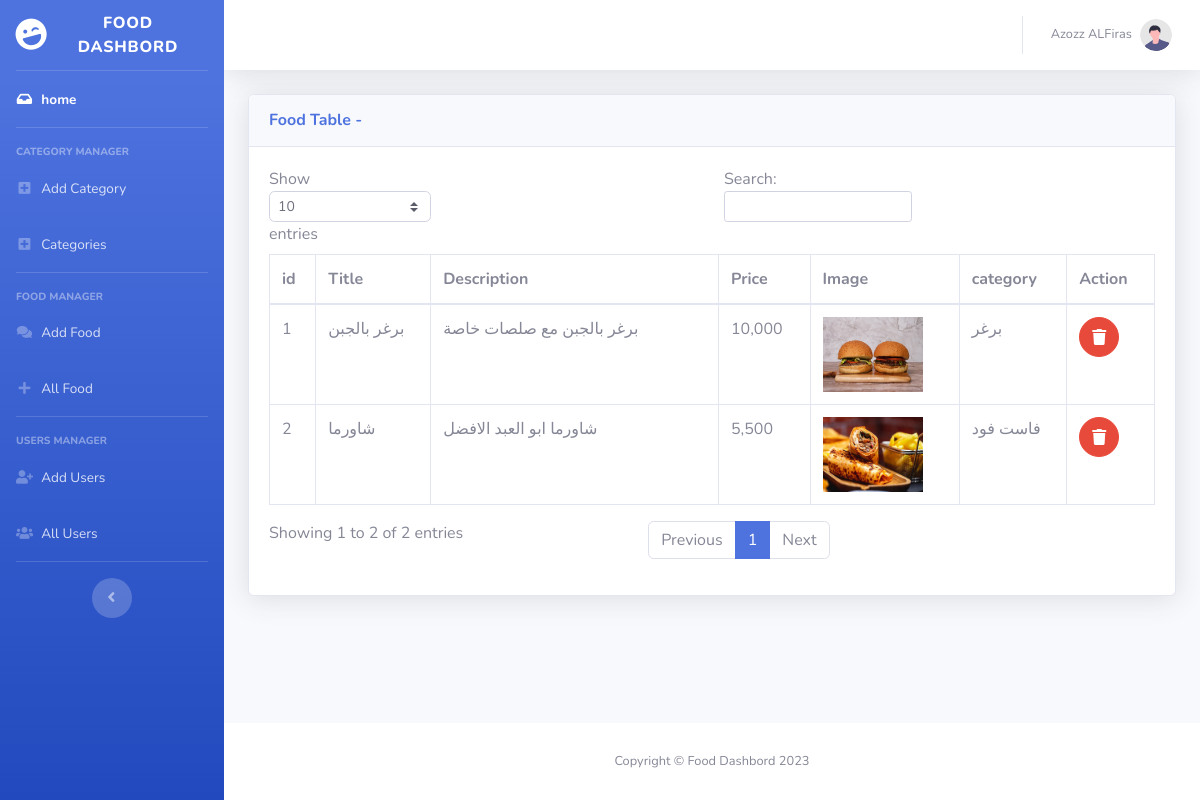
The page /admin/All_Food.php (signed in) on the database its author committed.
### tables this page shows
CREATE TABLE `tbl_food` (
  `id` int(10) NOT NULL,
  `title` varchar(150) NOT NULL,
  `description` varchar(255) NOT NULL,
  `price` text NOT NULL,
  `image_name` text NOT NULL,
  `category_id` text NOT NULL
);

CREATE TABLE `tbl_category` (
  `id` int(10) NOT NULL,
  `title` varchar(100) NOT NULL,
  `image_name` varchar(255) NOT NULL
);

### admin/All_Food.php (the view, shortened to what this page needs)
<?php
include "header.php";
$ERROR__ = "";
?>
<div id="content-wrapper" class="d-flex flex-column">
<div id="content">
<nav class="navbar navbar-expand navbar-light bg-white topbar mb-4 static-top shadow">
<ul class="navbar-nav ml-auto">
<li class="nav-item dropdown no-arrow">
<a class="nav-link dropdown-toggle" href="#" id="userDropdown" role="button"
data-toggle="dropdown" aria-haspopup="true" aria-expanded="false">
<span class="mr-2 d-none d-lg-inline text-gray-600 small">Azozz ALFiras</span>
<img class="img-profile rounded-circle"
src="img/undraw_profile.svg">
</a>
</li>
</ul>
</nav>
<div class="container-fluid">
<div class="card shadow mb-4">
<div class="card-header py-3">
<h6 class="m-0 font-weight-bold text-primary">Food Table - <?php if(!empty($ERROR__)){
} ?></h6>
</div>
<div class="card-body">
<div class="table-responsive">
<table class="table table-bordered" id="dataTable" width="100%" cellspacing="0">
<thead>
<tr>
<th>id</th>
<th>Title</th>
<th>Description</th>
<th>Price</th>
<th>Image</th>
<th>category</th>
<th>Action</th>
</tr>
</thead>
<tbody>
<?php
$sql = "SELECT * FROM tbl_food";
$result = $conn->query($sql);
if ($result->num_rows > 0) {
  while($row = $result->fetch_assoc()) {
    ?>
<tr>
<td><?php echo $row["id"]; ?></td>
<td><?php echo $row["title"]; ?></td>
<td><?php echo $row["description"]; ?></td>
<td><?php echo $row["price"]; ?></td>
<td><img style="width: 100px;height: 75px;" src="<?php echo $row["image_name"]; ?>"></td>
<td>
<?php
$category_id = $row["category_id"];
$sqls = "SELECT * FROM `tbl_category` WHERE `id` = '$category_id'";
$results = $conn->query($sqls);
if ($results->num_rows > 0) {
while($rows = $results->fetch_assoc()) {
echo $rows["title"];
}
}
 ?></td>
<td>
<form method="POST" >
<button name="delete" type="submit" value="<?php echo $row["id"]; ?>"  class="btn btn-danger btn-circle">
<i class="fas fa-trash"></i>
</button>
</form>
</td>
</tr>
<?php  } }?>
</tbody>
</table>
</div>
</div>
</div>
</div>
</div>
<?php include "footer.php"; ?>
</div>
</div>
</body>
</html>

### rows shown on the page
tbl_food: id "1", title "برغر بالجبن", description "برغر بالجبن مع صلصات خاصة", price "10,000", image_name (picture)
tbl_category: title "برغر"
tbl_food: id "2", title "شاورما", description "شاورما ابو العبد الافضل", price "5,500", image_name (picture)
tbl_category: title "فاست فود"

### other values the page prints
$title "FOOD DASHBORD"
$title "Food Dashbord"
